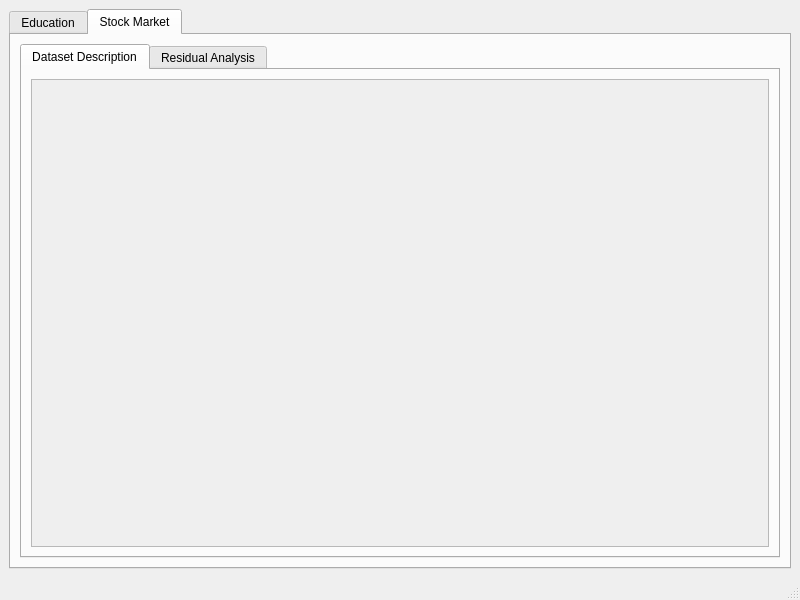
<?xml version="1.0" encoding="UTF-8"?>
<ui version="4.0">
 <class>MainWindow</class>
 <widget class="QMainWindow" name="MainWindow">
  <property name="geometry">
   <rect>
    <x>0</x>
    <y>0</y>
    <width>800</width>
    <height>600</height>
   </rect>
  </property>
  <property name="windowTitle">
   <string>Ailever</string>
  </property>
  <widget class="QWidget" name="centralwidget">
   <layout class="QVBoxLayout" name="verticalLayout_5">
    <item>
     <widget class="QTabWidget" name="tabWidget">
      <property name="currentIndex">
       <number>1</number>
      </property>
      <widget class="QWidget" name="Education_widget">
       <attribute name="title">
        <string>Education</string>
       </attribute>
       <layout class="QVBoxLayout" name="verticalLayout">
        <item>
         <widget class="QTabWidget" name="Education_tabwidget">
          <property name="currentIndex">
           <number>0</number>
          </property>
          <widget class="QWidget" name="Statistics_widget">
           <attribute name="title">
            <string>Statistics</string>
           </attribute>
           <layout class="QVBoxLayout" name="verticalLayout_4">
            <item>
             <widget class="QTabWidget" name="Statistics_tabwidget">
              <property name="currentIndex">
               <number>3</number>
              </property>
              <widget class="QWidget" name="Descriptive_widget">
               <attribute name="title">
                <string>Descriptive</string>
               </attribute>
              </widget>
              <widget class="QWidget" name="Inferential_widget">
               <attribute name="title">
                <string>Inferential</string>
               </attribute>
              </widget>
              <widget class="QWidget" name="Regression_widget">
               <attribute name="title">
                <string>Regression</string>
               </attribute>
               <layout class="QVBoxLayout" name="verticalLayout_2"/>
              </widget>
              <widget class="QWidget" name="Forecast_widget">
               <attribute name="title">
                <string>Forecast</string>
               </attribute>
              </widget>
             </widget>
            </item>
           </layout>
          </widget>
          <widget class="QWidget" name="DeepLearning_widget">
           <attribute name="title">
            <string>Deep Learning</string>
           </attribute>
          </widget>
          <widget class="QWidget" name="ReinforcementLearning_widget">
           <attribute name="title">
            <string>Reinforcement Learning</string>
           </attribute>
          </widget>
         </widget>
        </item>
       </layout>
      </widget>
      <widget class="QWidget" name="StockMarket_widget">
       <attribute name="title">
        <string>Stock Market</string>
       </attribute>
       <layout class="QVBoxLayout" name="verticalLayout_3">
        <item>
         <widget class="QTabWidget" name="StockMarket_tabwidget">
          <property name="currentIndex">
           <number>0</number>
          </property>
          <widget class="QWidget" name="DatasetDescription_widget">
           <attribute name="title">
            <string>Dataset Description</string>
           </attribute>
           <layout class="QVBoxLayout" name="verticalLayout_6">
            <item>
             <widget class="QScrollArea" name="DatasetDescription_scrollarea">
              <property name="widgetResizable">
               <bool>true</bool>
              </property>
              <widget class="QWidget" name="scrollAreaWidgetContents">
               <property name="geometry">
                <rect>
                 <x>0</x>
                 <y>0</y>
                 <width>750</width>
                 <height>482</height>
                </rect>
               </property>
              </widget>
             </widget>
            </item>
           </layout>
          </widget>
          <widget class="QWidget" name="ResidualAnalysis_widget">
           <attribute name="title">
            <string>Residual Analysis</string>
           </attribute>
          </widget>
         </widget>
        </item>
       </layout>
      </widget>
     </widget>
    </item>
   </layout>
  </widget>
  <widget class="QMenuBar" name="menubar">
   <property name="geometry">
    <rect>
     <x>0</x>
     <y>0</y>
     <width>800</width>
     <height>18</height>
    </rect>
   </property>
  </widget>
  <widget class="QStatusBar" name="statusbar"/>
 </widget>
 <resources/>
 <connections/>
</ui>
